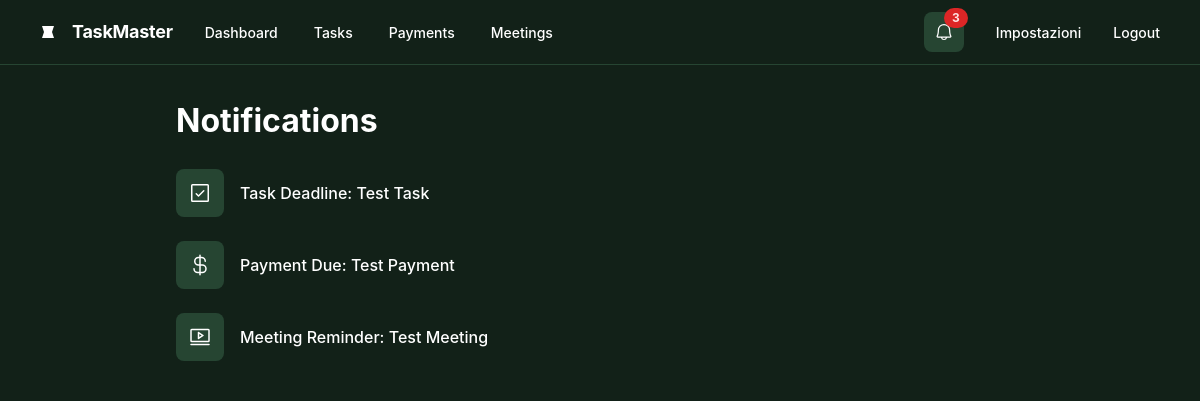
The app's page /notifiche (signed in), older data.
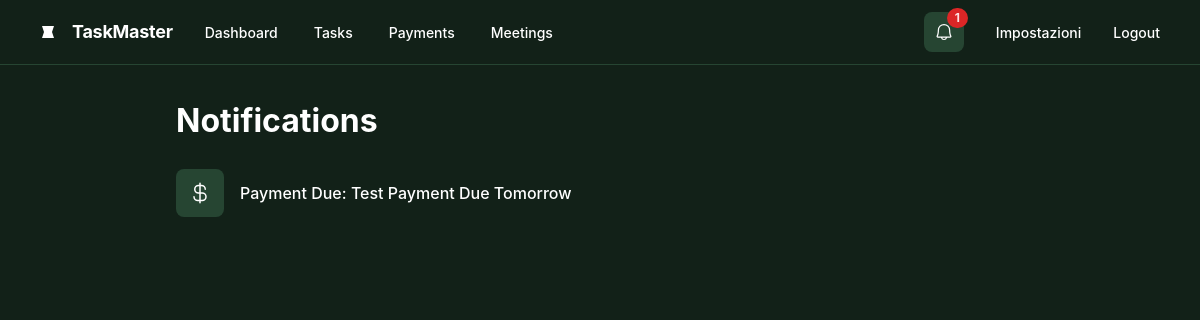
The same page, newer data.
### tables this page shows
CREATE TABLE tasks (
                    id INTEGER PRIMARY KEY AUTOINCREMENT,
                    title TEXT NOT NULL,
                    description TEXT,
                    status TEXT NOT NULL,
                    user_id INTEGER,
                    client_id INTEGER,
                    created_at TIMESTAMP DEFAULT CURRENT_TIMESTAMP,
                    FOREIGN KEY(user_id) REFERENCES users(id),
                    FOREIGN KEY(client_id) REFERENCES clients(id)
                );

CREATE TABLE payments (
                    id INTEGER PRIMARY KEY AUTOINCREMENT,
                    description TEXT NOT NULL,
                    amount REAL NOT NULL,
                    due_date TEXT,
                    status TEXT NOT NULL,
                    user_id INTEGER,
                    FOREIGN KEY(user_id) REFERENCES users(id)
                );

CREATE TABLE meetings (
                    id INTEGER PRIMARY KEY AUTOINCREMENT,
                    title TEXT NOT NULL,
                    date TEXT NOT NULL,
                    time TEXT NOT NULL,
                    user_id INTEGER,
                    FOREIGN KEY(user_id) REFERENCES users(id)
                );

### app.py (the view)
@app.route('/notifiche')
@login_required
def notifiche():
    db = get_db()
    tasks = db.execute('''
        SELECT title, 'task' as type FROM tasks
        WHERE user_id = ? AND date(julianday(strftime('%Y-%m-%d', 'now'))) - date(julianday(created_at)) <= 2
    ''', (session['user_id'],)).fetchall()
    payments = db.execute('''
        SELECT description, 'payment' as type FROM payments
        WHERE date(julianday(due_date)) - date(julianday(strftime('%Y-%m-%d', 'now'))) <= 2
    ''').fetchall()
    meetings = db.execute('''
        SELECT title, 'meeting' as type FROM meetings
        WHERE date(julianday(date)) - date(julianday(strftime('%Y-%m-%d', 'now'))) <= 1
    ''').fetchall()
    notifications = tasks + payments + meetings
    return render_template('notifiche.html', notifications=notifications)

### app.py (called while the page is built)
@app.before_request
def before_request():
    if 'language' in session:
        g.locale = session['language']
    else:
        g.locale = request.accept_languages.best_match(app.config['LANGUAGES'].keys())

def get_db():
    db = getattr(g, '_database', None)
    if db is None:
        db = g._database = sqlite3.connect(DATABASE)
        db.row_factory = sqlite3.Row
    return db

@app.teardown_appcontext
def close_connection(exception):
    db = getattr(g, '_database', None)
    if db is not None:
        db.close()

def login_required(f):
    @wraps(f)
    def decorated_function(*args, **kwargs):
        if 'user_id' not in session:
            return redirect(url_for('login'))
        return f(*args, **kwargs)
    return decorated_function

### templates/notifiche.html (shortened to what this page needs)
{% extends "layout.html" %}
{% block content %}
<div class="flex flex-wrap justify-between gap-3 p-4"><p class="text-white tracking-light text-[32px] font-bold leading-tight min-w-72">{{ _('Notifications') }}</p></div>
{% if notifications %}
    {% for notification in notifications %}
    <div class="flex items-center gap-4 bg-[#122118] px-4 min-h-[72px] py-2">
        <div class="text-white flex items-center justify-center rounded-lg bg-[#264532] shrink-0 size-12" data-icon="Calendar" data-size="24px" data-weight="regular">
        </div>
        <div class="flex flex-col justify-center">
            <p class="text-white text-base font-medium leading-normal line-clamp-1">
                {% if notification.type == 'task' %}
                    {{ _('Task Deadline') }}: {{ notification.title }}
                {% elif notification.type == 'payment' %}
                    {{ _('Payment Due') }}: {{ notification.description }}
                {% elif notification.type == 'meeting' %}
                    {{ _('Meeting Reminder') }}: {{ notification.title }}
                {% endif %}
            </p>
        </div>
    </div>
    {% endfor %}
{% else %}
    <p class="px-4">{{ _('No new notifications.') }}</p>
{% endif %}
{% endblock %}

Row changes from the older to the newer data that the page shows:
removed tasks: title "Test Task"
removed meetings: title "Test Meeting"
changed payments: description "Test Payment" → "Test Payment Due Tomorrow"
Text that changed along with them:
{{ notifications|length }}: "3" → "1"
